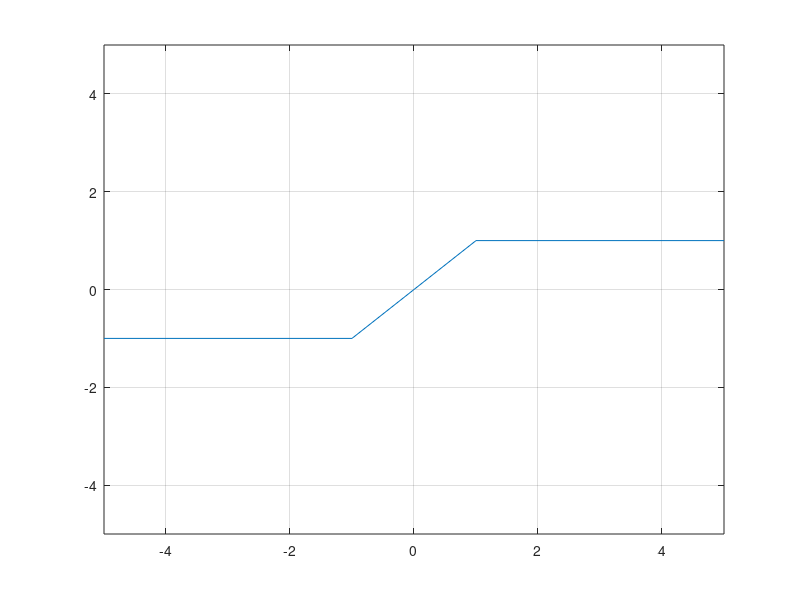

MATLAB code to generate this figure:
clear; clc; close all;

x1 = -5:1:-1;
x2 = -1:1:1;
x3 = 2:1:5;

x = [x1 x2 x3];
y = [-1 * ones(size(x1)) x2 1 * ones(size(x3))];

figure;
plot(x, y);
grid on;
xlim([-5 5]);
ylim([-5 5]);
